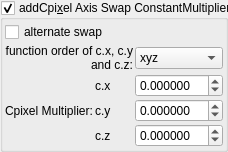
    <widget class="MyGroupBox" name="groupCheck_transf_addCpixel_enabled_false">
     <property name="toolTip">
      <string>&lt;html&gt;&lt;head/&gt;&lt;body&gt;&lt;p&gt;Cpixel is CVector3 c = ( c.x, c.y, c.z). It is each original point (pixel) in 3D space where the iteration starts from, ( c = original z for each point .) It is commonly found in formula structures z = f(z) + c.&lt;/p&gt;&lt;p&gt;The Cpixel multiplier effectively scales this point &amp;quot;c&amp;quot;.&lt;/p&gt;&lt;p&gt;This transform allows the swapping of the order of the &amp;quot;CVector3 c&amp;quot; components before being multiplied by &amp;quot;CVector3 z&amp;quot; components.&lt;/p&gt;&lt;/body&gt;&lt;/html&gt;</string>
     </property>
     <property name="title">
      <string>addCpi&amp;xel Axis Swap ConstantMultiplier</string>
     </property>
     <property name="checkable">
      <bool>true</bool>
     </property>
     <layout class="QVBoxLayout" name="verticalLayout_51">
      <property name="spacing">
       <number>2</number>
      </property>
      <property name="leftMargin">
       <number>2</number>
      </property>
      <property name="topMargin">
       <number>2</number>
      </property>
      <property name="rightMargin">
       <number>2</number>
      </property>
      <property name="bottomMargin">
       <number>2</number>
      </property>
      <item>
       <layout class="QGridLayout" name="gridLayout_25" columnstretch="0,0,1">
        <property name="spacing">
         <number>2</number>
        </property>
        <item row="3" column="0">
         <widget class="QLabel" name="label_108">
          <property name="text">
           <string>Cpixel Multiplier:</string>
          </property>
         </widget>
        </item>
        <item row="2" column="2">
         <widget class="MyDoubleSpinBox" name="spinbox3_transf_constant_multiplierC_111_x">
          <property name="sizePolicy">
           <sizepolicy hsizetype="Minimum" vsizetype="Maximum">
            <horstretch>0</horstretch>
            <verstretch>0</verstretch>
           </sizepolicy>
          </property>
          <property name="prefix">
           <string/>
          </property>
          <property name="suffix">
           <string/>
          </property>
          <property name="decimals">
           <number>6</number>
          </property>
          <property name="minimum">
           <double>-99.989999999999995</double>
          </property>
          <property name="maximum">
           <double>99.989999999999995</double>
          </property>
          <property name="singleStep">
           <double>0.100000000000000</double>
          </property>
         </widget>
        </item>
        <item row="3" column="1">
         <widget class="QLabel" name="label_110">
          <property name="text">
           <string notr="true">c.y</string>
          </property>
         </widget>
        </item>
        <item row="0" column="0" colspan="2">
         <widget class="MyCheckBox" name="checkBox_transf_alternate_enabled_false">
          <property name="text">
           <string>alternate swap</string>
          </property>
         </widget>
        </item>
        <item row="2" column="1">
         <widget class="QLabel" name="label_109">
          <property name="text">
           <string notr="true">c.x</string>
          </property>
         </widget>
        </item>
        <item row="4" column="2">
         <widget class="MyDoubleSpinBox" name="spinbox3_transf_constant_multiplierC_111_z">
          <property name="sizePolicy">
           <sizepolicy hsizetype="Minimum" vsizetype="Maximum">
            <horstretch>0</horstretch>
            <verstretch>0</verstretch>
           </sizepolicy>
          </property>
          <property name="prefix">
           <string/>
          </property>
          <property name="suffix">
           <string/>
          </property>
          <property name="decimals">
           <number>6</number>
          </property>
          <property name="minimum">
           <double>-99.989999999999995</double>
          </property>
          <property name="maximum">
           <double>99.989999999999995</double>
          </property>
          <property name="singleStep">
           <double>0.100000000000000</double>
          </property>
         </widget>
        </item>
        <item row="4" column="1">
         <widget class="QLabel" name="label_111">
          <property name="text">
           <string notr="true">c.z</string>
          </property>
         </widget>
        </item>
        <item row="1" column="2">
         <widget class="MyComboBox" name="comboBox_mandelbulbMulti_order_of_xyz">
          <item>
           <property name="text">
            <string notr="true">xyz</string>
           </property>
          </item>
          <item>
           <property name="text">
            <string notr="true">xzy</string>
           </property>
          </item>
          <item>
           <property name="text">
            <string notr="true">yxz</string>
           </property>
          </item>
          <item>
           <property name="text">
            <string notr="true">yzx</string>
           </property>
          </item>
          <item>
           <property name="text">
            <string notr="true">zxy</string>
           </property>
          </item>
          <item>
           <property name="text">
            <string notr="true">zyx</string>
           </property>
          </item>
         </widget>
        </item>
        <item row="3" column="2">
         <widget class="MyDoubleSpinBox" name="spinbox3_transf_constant_multiplierC_111_y">
          <property name="sizePolicy">
           <sizepolicy hsizetype="Minimum" vsizetype="Maximum">
            <horstretch>0</horstretch>
            <verstretch>0</verstretch>
           </sizepolicy>
          </property>
          <property name="prefix">
           <string/>
          </property>
          <property name="suffix">
           <string/>
          </property>
          <property name="decimals">
           <number>6</number>
          </property>
          <property name="minimum">
           <double>-99.989999999999995</double>
          </property>
          <property name="maximum">
           <double>99.989999999999995</double>
          </property>
          <property name="singleStep">
           <double>0.100000000000000</double>
          </property>
         </widget>
        </item>
        <item row="1" column="0" colspan="2">
         <widget class="QLabel" name="label">
          <property name="text">
           <string>function order of c.x, c.y and c.z:</string>
          </property>
          <property name="alignment">
           <set>Qt::AlignRight|Qt::AlignTrailing|Qt::AlignVCenter</set>
          </property>
          <property name="wordWrap">
           <bool>true</bool>
          </property>
         </widget>
        </item>
       </layout>
      </item>
     </layout>
    </widget>
